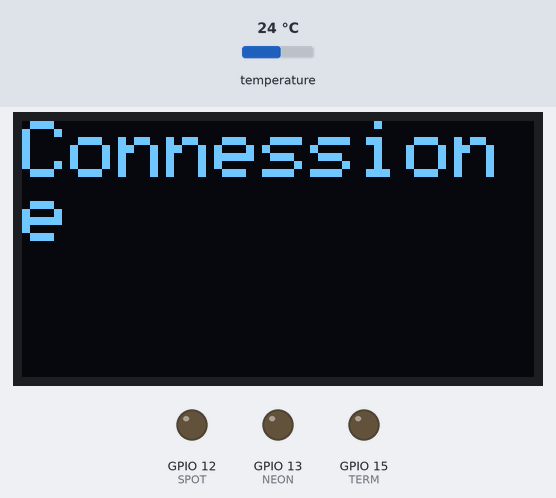
The sketch below on a simulated ESP8266 (NodeMCU). Shown: 128×64 one-colour display, output pins drawn as LEDs (lit = HIGH). The test bench sets the inputs (shaded band); at power-on: temperature 24 °C. WiFi joins after 1.5 s; servers stay silent unless stated; uploads are accepted with an empty reply; the local clock reads 2024-03-15 10:24:30 at power-on unless the sketch sets it; what the sketch prints to the serial monitor is not drawn.

Above: at 1.7 s.
At 3.2 s:
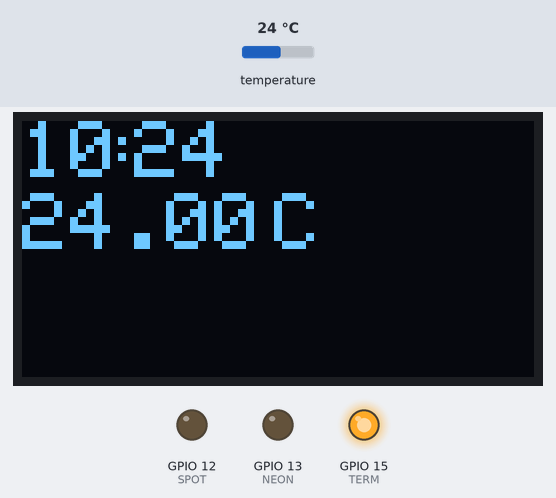
3.3 s: temperature set to 24.9 °C
At 4.1 s:
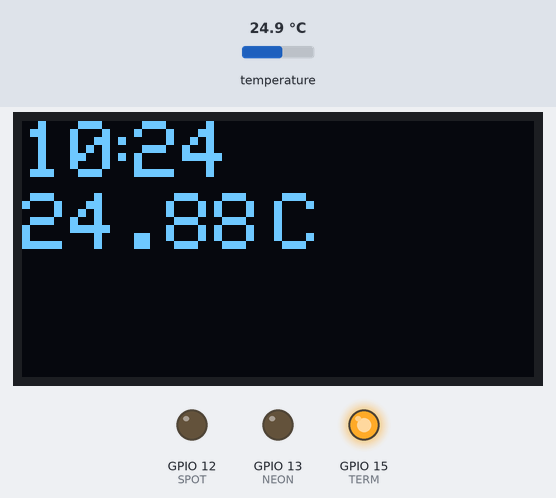
4.9 s: temperature set to 26.3 °C
At 5.9 s:
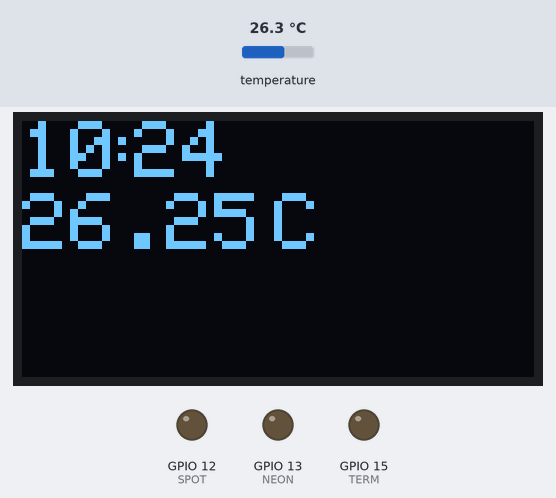
6.4 s: temperature set to 12 °C
At 7.7 s:
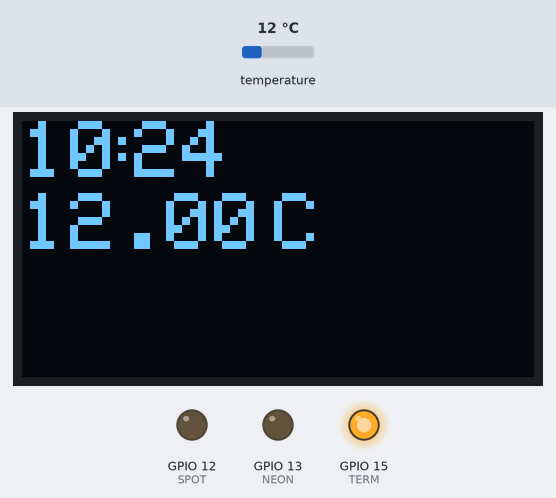
Timing chart, 0 to 9.4 s (numbered marks = the images above; inputs shaded):
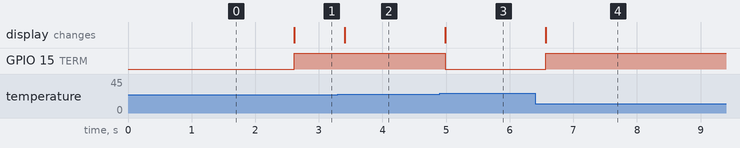

The sketch:

timer_.ino
```cpp
#include <ESP8266WiFi.h>
#include <ESP8266WebServer.h>
#include <DNSServer.h>
#include <WiFiManager.h>
#include <EEPROM.h>
//#include <MySQL_Connection.h>
//#include <MySQL_Cursor.h>
#include <SPI.h>
#include <Wire.h>
#include <Adafruit_GFX.h>
#include <Adafruit_SSD1306.h>
#include <RTClib.h>
#include <OneWire.h>
#include <DallasTemperature.h>
#include <ESP8266HTTPClient.h>
#include <WiFiClientSecureBearSSL.h>
#define ONE_WIRE_BUS 14
#define SPOT      12
#define NEON      13
#define TERM      15
#define OLED_RESET LED_BUILTIN
Adafruit_SSD1306 display(OLED_RESET);
OneWire oneWire(ONE_WIRE_BUS);
RTC_DS1307 RTC;
DallasTemperature sensors(&oneWire);
boolean neo;
boolean spo;
boolean ese = false;
boolean control;
String tempE;
double tempC;
int oraa1;
int mina1;
int oras1;
int mins1;
int oraa2;
int mina2;
int oras2;
int mins2;
int _hour;
String hours;
int _min;
String minss;
double t=25.5;
int i=0;
int cont=0;
//IPAddress server_addr(52,29,239,198);
//char user[] = "sql7291876";
//char password[] = "r7uCzJiuX8";

char ssid[]="FASTWEB - D'Alessandro";
char pass[]="manzoni2018";
//char s[]="";
//char p[]="";

WiFiClient client;
//MySQL_Connection conn(&client);
//MySQL_Cursor* cursor;
//MySQL_Cursor cur = MySQL_Cursor(&conn);

void setup () {

     Serial.begin(115200);


     WiFi.mode(WIFI_STA);
     WiFi.begin(ssid, pass);
     while (WiFi.status() != WL_CONNECTED) {
          display.clearDisplay();
          display.setTextSize(2);
          display.setTextColor(WHITE);
          display.setCursor(0,0);
          display.println("Connessione");
          display.display();
          Serial.print(".");
          delayMicroseconds(500000);
      }
//    if ((WiFi.status() != WL_CONNECTED)){
//          Serial.println("\n Starting");
//          unsigned long startedAt = millis();
//          WiFi.printDiag(Serial);
//          Serial.println("Opening configuration portal");
//          WiFiManager wifiManager;
//          if (WiFi.SSID()!="") wifiManager.setConfigPortalTimeout(60);
//          if (!wifiManager.startConfigPortal("RightInTime")) {
//             Serial.println("Not connected to WiFi but continuing anyway.");
//          } else {
//             Serial.println("connected...yeey :)");
//             }
//
//          Serial.print("After waiting ");
//          int connRes = WiFi.waitForConnectResult();
//          float waited = (millis()- startedAt);
//          Serial.print(waited/1000);
//          Serial.print(" secs in setup() connection result is ");
//          Serial.println(connRes);
//          if (WiFi.status()!=WL_CONNECTED){
//            Serial.println("failed to connect, finishing setup anyway");
//          } else{
//            Serial.print("local ip: ");
//            Serial.println(WiFi.localIP());
//          }
//          Serial.print("Stored SSID: ");
//          String sd = wifiManager.getSSID();
//          int len = sd.length() + 1;
//          ssid[len];
//          sd.toCharArray(ssid, len);
//          Serial.print(sd);
//          //writeEEPROM(0,25,ssid);
//
//          Serial.print("Stored passphrase: ");
//          String ps = wifiManager.getPassword();
//          int len1 = ps.length() + 1;
//          pass[len1];
//          ps.toCharArray(pass, len1);
//          Serial.print(ps);
//          //writeEEPROM(25,25,pass);
//
//         WiFi.mode(WIFI_STA);
//         // WiFi.begin("FASTWEB - D'Alessandro", "manzoni2018");
//         WiFi.begin(sd, ps);
//
//
//    }

//    cursor = new MySQL_Cursor(&conn);
         display.begin(SSD1306_SWITCHCAPVCC, 0x3C);
         sensors.begin();
         Wire.begin();
         RTC.begin();
         pinMode (SPOT,OUTPUT);
         pinMode (NEON,OUTPUT);
         pinMode (TERM,OUTPUT);
         ask();
         if (control == false && cont<10){
          ask();
          cont++;
        }
//        else{
//          oraa1 = (EEPROM.read(0) * 256) + EEPROM.read(1);
//          mina1 = (EEPROM.read(2) * 256) + EEPROM.read(3);
//          oras1 = (EEPROM.read(3) * 256) + EEPROM.read(4);
//          mins1 = (EEPROM.read(4) * 256) + EEPROM.read(5);
//          oraa2 = (EEPROM.read(6) * 256) + EEPROM.read(7);
//          mina2 = (EEPROM.read(8) * 256) + EEPROM.read(9);
//          oras2 = (EEPROM.read(10) * 256) + EEPROM.read(11);
//          mins2 = (EEPROM.read(12) * 256) + EEPROM.read(13);
//        }
        Serial.println("ora accensione1");
        Serial.print(oraa1);
        Serial.print(":");
        Serial.print(mina1);
        Serial.println("ora accensione2");
        Serial.print(oraa2);
        Serial.print(":");
        Serial.print(mina2);
        Serial.println("ora Spegnimento");
        Serial.print(oras1);
        Serial.print(":");
        Serial.print(mins1);
        Serial.println("ora spegnimento");
        Serial.print(oras2);
        Serial.print(":");
        Serial.print(mins2);
}

void loop () {
    DateTime now = RTC.now();
    accendi(now);
    temp();
    draw(now);

    if(spo){
      digitalWrite(SPOT, HIGH);
    }else{
      digitalWrite(SPOT, LOW);
    }
    if(neo){
      digitalWrite(NEON, HIGH);
    }else{
      digitalWrite(NEON, LOW);
    }
    if(tempC < t){
      digitalWrite(TERM, HIGH);
    } else {
      digitalWrite(TERM, LOW);
    }

      if(i<=1){
      timerff();
      i++;}

      if( (_min % 10 == 0) && (ese==true)){
        scrivi();
        ese = false;
      }
      if(now.second() <1){
        ese = true;
      }
//        ask();
//        if (control == false){
//          ask();
//        }
}

void draw(DateTime now){
    hours = String(_hour);
    minss = String(_min);
    if(_hour < 10){
      hours = "0"+hours;
    }
    if(_min < 10){
      minss = "0"+minss;
    }

    display.clearDisplay();
    display.setTextSize(2);
    display.setTextColor(WHITE);
    display.setCursor(0,0);
    display.println(hours);
    display.setCursor(20,0);
    display.println(":");
    display.setCursor(28,0);
    display.println(minss);
    display.setCursor(0,18);
    display.println(tempE);
    display.setCursor(63,18);
    display.println("C");
    display.display();

}
void scrivi(){

      while (WiFi.status() != WL_CONNECTED) {
          display.clearDisplay();
          display.setTextSize(1);
          display.setTextColor(WHITE);
          display.setCursor(0,0);
          display.println("Richiesta dati");
          display.display();
          Serial.print(".");
          delayMicroseconds(500000);
      }

      Serial.println("\nConnected to network");
  if ((WiFi.status() == WL_CONNECTED)) {
    std::unique_ptr<BearSSL::WiFiClientSecure>client(new BearSSL::WiFiClientSecure);
    client->setInsecure();
    HTTPClient https;
    Serial.print("[HTTPS] begin...\n");
    if (https.begin(*client, "http://dalessandroluca.altervista.org/Timer_termostato/send1810.php?device_name=8pklP&ora="+hours+"&min="+minss+"&temp="+tempE)) {  // HTTPS
    }
    else {
      Serial.printf("[HTTPS] Unable to connect\n");
    }
  }

//      while (WiFi.status() != WL_CONNECTED) {
//          display.clearDisplay();
//          display.setTextSize(1);
//          display.setTextColor(WHITE);
//          display.setCursor(0,0);
//          display.println("Salvataggio dati");
//          display.display();
//          Serial.print(".");
//          delay(500);
//      }
//
//      Serial.println("\nConnected to network");
//
//      String query="INSERT INTO sql7291876.tempo_ora (oraSalvataggio,temp,cod_prodotto) VALUES ('"+hours+":"+minss+"','"+tempE+"','8pklP');";
//      int str_len = query.length() + 1;
//      char INSERT_SQL[str_len];
//      query.toCharArray(INSERT_SQL, str_len);
//      Serial.print(INSERT_SQL);
//
//           Serial.print("Connecting to SQL...  ");
//         if (conn.connect(server_addr, 3306, user, password)){
//            Serial.println("OK.");
//            cursor->execute(INSERT_SQL);
//             conn.close();
//             Serial.println("connessione chiusa");
//          } else{
//          Serial.println("FAILED.");
//         }
}

void temp() {
     sensors.requestTemperatures();
     tempC = sensors.getTempCByIndex(0);
     if(tempC != DEVICE_DISCONNECTED_C){
          tempE = String(tempC);
      } else{
          tempE = "Errore sensore";
      }
  }


    void accendi(DateTime now){
         _hour = now.hour();
         _min = now.minute();
         if ( (_hour >= oraa1) && (_hour <= oras1) ) {
         spo = true;
            if ( (_hour == oraa1) && ( _min < mina1 ) ) {
            spo = false;
            } else if ( (_hour == oras1) && ( _min >= mins1 ) ) {
               spo = false;
            }
        }else{
        spo = false;
        }

         if ( (_hour >= oraa2 ) && (_hour <= oras2) ) {
         neo = true;
          if ( (_hour == oraa2) && ( _min < mina2 ) ) {
            neo = false;
          }else if ( (_hour == oras2) && ( _min >= mins2) ) {
            neo = false;
          }
        }else{
          neo = false;
        }

}

void timerff(){
      //RTC.adjust(DateTime(2019,5,29, 0,29,30));
     }

void ask(){
  while (WiFi.status() != WL_CONNECTED) {
          display.clearDisplay();
          display.setTextSize(1);
          display.setTextColor(WHITE);
          display.setCursor(0,0);
          display.println("Richiesta dati");
          display.display();
          Serial.print(".");
          delayMicroseconds(500000);
      }

      Serial.println("\nConnected to network");
  if ((WiFi.status() == WL_CONNECTED)) {
    std::unique_ptr<BearSSL::WiFiClientSecure>client(new BearSSL::WiFiClientSecure);
    client->setInsecure();
    HTTPClient https;
    Serial.print("[HTTPS] begin...\n");
    if (https.begin(*client, "http://dalessandroluca.altervista.org/Timer_termostato/request1810.php?device_name=8pklP")) {  // HTTPS

          Serial.print("[HTTPS] GET...\n");
          int httpCode = https.GET();
          if (httpCode > 0) {
            if (httpCode == HTTP_CODE_OK || httpCode == HTTP_CODE_MOVED_PERMANENTLY) {
              String payload = https.getString();
              String a = getValue(payload,';',0);
              String b = getValue(payload,';',1);
              String c = getValue(payload,';',2);
              String d = getValue(payload,';',3);
              String e = getValue(payload,';',4);
              String f = getValue(payload,';',5);
              String g = getValue(payload,';',6);
              String h = getValue(payload,';',7);
              String temp = getValue(payload,';',8);
              oraa1 = a.toInt();
              mina1 = b.toInt();
              oras1 = c.toInt();
              mins1 = d.toInt();
              oraa2 = e.toInt();
              mina2 = f.toInt();
              oras2 = g.toInt();
              mins2 = h.toInt();
              double t= temp.toDouble();
              control=true;
            }
      } else {
        Serial.printf("[HTTPS] GET... failed, error: %s\n", https.errorToString(httpCode).c_str());
        control = false;
      }

      https.end();
    } else {
      Serial.printf("[HTTPS] Unable to connect\n");
    }
  }

}

String getValue(String data, char separator, int index)
{
  int found = 0;
  int strIndex[] = {0, -1};
  int maxIndex = data.length()-1;

  for(int i=0; i<=maxIndex && found<=index; i++){
    if(data.charAt(i)==separator || i==maxIndex){
        found++;
        strIndex[0] = strIndex[1]+1;
        strIndex[1] = (i == maxIndex) ? i+1 : i;
    }
  }

  return found>index ? data.substring(strIndex[0], strIndex[1]) : "";
}

//void writeEEPROM(int startAdr, int laenge, char* writeString) {
//  EEPROM.begin(512); //Max bytes of eeprom to use
//  yield();
//  Serial.println();
//  Serial.print("writing EEPROM: ");
//  //write to eeprom
//  for (int i = 0; i < laenge; i++)
//    {
//      EEPROM.write(startAdr + i, writeString[i]);
//      Serial.print(writeString[i]);
//    }
//  EEPROM.commit();
//  EEPROM.end();
//}

//void readEEPROM(int startAdr, int maxLength, char* dest) {
//  EEPROM.begin(512);
//  delay(10);
//  for (int i = 0; i < maxLength; i++)
//    {
//      dest[i] = char(EEPROM.read(startAdr + i));
//    }
//  EEPROM.end();
//  Serial.print("ready reading EEPROM:");
//  Serial.println(dest);
//}
```

Measured:
- the behaviour switches between 25.4 and 25.5 °C on temperature (found by bisection; images 2 and 3)
- after the input at 3.3 s, the display: changes after 0.11 s (image 2)
- after the input at 4.9 s, GPIO 15 (TERM): HIGH → LOW after 0.09 s; the display: changes after 0.09 s (image 3)
- after the input at 6.4 s, GPIO 15 (TERM): LOW → HIGH after 0.17 s; the display: changes after 0.17 s (image 4)
